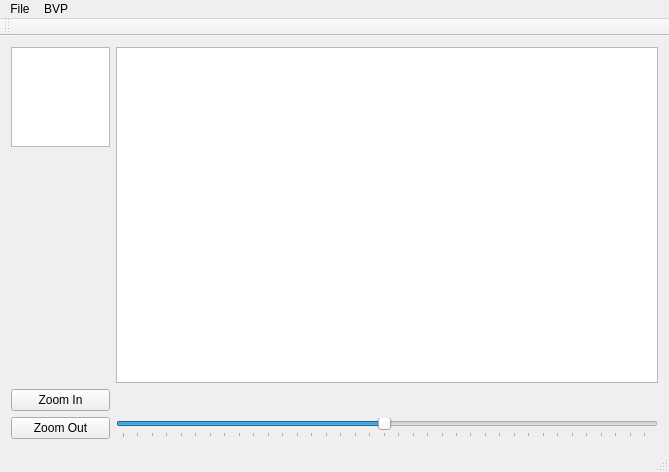
<?xml version="1.0" encoding="UTF-8"?>
<ui version="4.0">
 <class>MainWindow</class>
 <widget class="QMainWindow" name="MainWindow">
  <property name="geometry">
   <rect>
    <x>0</x>
    <y>0</y>
    <width>669</width>
    <height>472</height>
   </rect>
  </property>
  <property name="windowTitle">
   <string>MainWindow</string>
  </property>
  <widget class="QWidget" name="centralWidget">
   <layout class="QGridLayout" name="gridLayout">
    <item row="2" column="0">
     <widget class="QPushButton" name="pushButton">
      <property name="text">
       <string>Zoom Out</string>
      </property>
     </widget>
    </item>
    <item row="0" column="1">
     <widget class="QGraphicsView" name="graphicsView"/>
    </item>
    <item row="2" column="1">
     <widget class="QSlider" name="horizontalSlider">
      <property name="layoutDirection">
       <enum>Qt::LeftToRight</enum>
      </property>
      <property name="minimum">
       <number>-180</number>
      </property>
      <property name="maximum">
       <number>184</number>
      </property>
      <property name="singleStep">
       <number>0</number>
      </property>
      <property name="pageStep">
       <number>10</number>
      </property>
      <property name="value">
       <number>0</number>
      </property>
      <property name="sliderPosition">
       <number>0</number>
      </property>
      <property name="tracking">
       <bool>false</bool>
      </property>
      <property name="orientation">
       <enum>Qt::Horizontal</enum>
      </property>
      <property name="invertedAppearance">
       <bool>false</bool>
      </property>
      <property name="invertedControls">
       <bool>false</bool>
      </property>
      <property name="tickPosition">
       <enum>QSlider::TicksBelow</enum>
      </property>
     </widget>
    </item>
    <item row="1" column="0">
     <widget class="QPushButton" name="pushButton_2">
      <property name="text">
       <string>Zoom In</string>
      </property>
     </widget>
    </item>
    <item row="0" column="0" alignment="Qt::AlignTop">
     <widget class="QGraphicsView" name="graphicsView_2">
      <property name="maximumSize">
       <size>
        <width>99</width>
        <height>100</height>
       </size>
      </property>
     </widget>
    </item>
   </layout>
  </widget>
  <widget class="QMenuBar" name="menuBar">
   <property name="geometry">
    <rect>
     <x>0</x>
     <y>0</y>
     <width>669</width>
     <height>22</height>
    </rect>
   </property>
   <widget class="QMenu" name="menuFile">
    <property name="title">
     <string>File</string>
    </property>
    <addaction name="actionSave_BMP"/>
   </widget>
   <widget class="QMenu" name="menuBVP">
    <property name="title">
     <string>BVP</string>
    </property>
    <addaction name="actionBVP"/>
   </widget>
   <addaction name="menuFile"/>
   <addaction name="menuBVP"/>
  </widget>
  <widget class="QToolBar" name="mainToolBar">
   <attribute name="toolBarArea">
    <enum>TopToolBarArea</enum>
   </attribute>
   <attribute name="toolBarBreak">
    <bool>false</bool>
   </attribute>
  </widget>
  <widget class="QStatusBar" name="statusBar"/>
  <action name="actionSave_BMP">
   <property name="text">
    <string>Save BMP</string>
   </property>
  </action>
  <action name="actionBVP">
   <property name="text">
    <string>BVP</string>
   </property>
  </action>
 </widget>
 <layoutdefault spacing="6" margin="11"/>
 <resources/>
 <connections/>
</ui>
